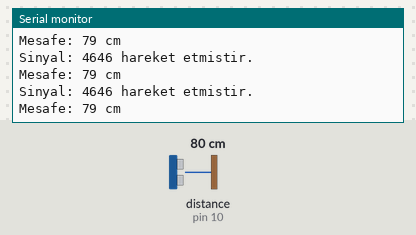
A sketch run on a simulated Arduino Uno, built with avr-gcc and run on an emulated ATmega328P. On the bench: the last lines printed to the serial monitor. Wiring (inferred from the names in the program): ultrasonic range finder: trigger pin 9; echo pin 10. Inputs (shaded band) come from the test bench; at power-on: distance to the obstacle (sensor on pin 10) 80 cm. The echo pulse lasts 58.3 µs per cm.

Above: at 1.3 s.
1.4 s: distance to the obstacle (sensor on pin 10) set to 2 cm
At 1.84 s:
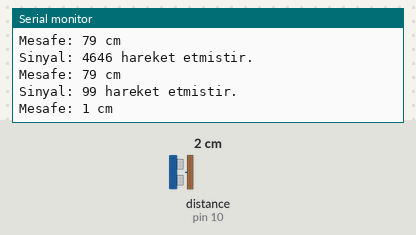
2.9 s: distance to the obstacle (sensor on pin 10) set to 4 cm
At 3.34 s:
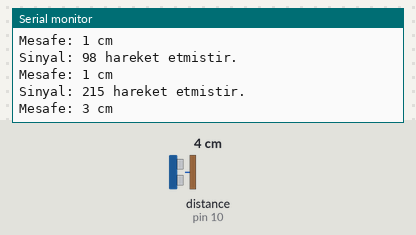
Timing chart, 0 to 5.9 s (numbered marks = the images above; inputs shaded):
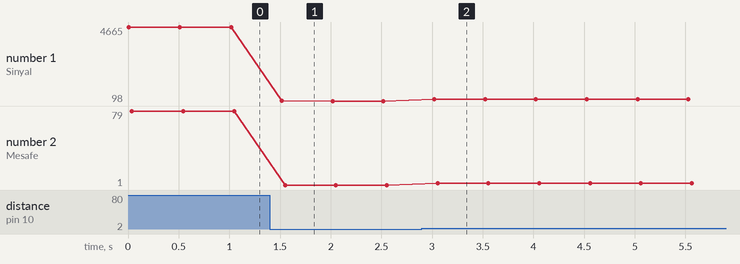

The sketch:

distanceMeter.ino
```cpp
int trigPin=9;
int echoPin=10;
long sure;
long uzaklik;

void setup()
{
  Serial.begin(9600);
  pinMode(trigPin,OUTPUT);
  pinMode(echoPin,INPUT);
}

void loop()
{
  digitalWrite(trigPin,LOW);
  delayMicroseconds(2);
  digitalWrite(trigPin,HIGH);
  delayMicroseconds(10);
  digitalWrite(trigPin,LOW);
  sure=pulseIn(echoPin,HIGH);
  uzaklik=sure/2*0.0343;

  Serial.print("Sinyal: ");
  Serial.print(sure);
  Serial.println(" hareket etmistir.");

  Serial.print("Mesafe: ");
  Serial.print(uzaklik);
  Serial.println(" cm");

  delay(500);
}
```

Measured:
- after the input at 1.4 s, the serial monitor: prints a new line after 0.12 s (image 1)
- after the input at 2.9 s, the serial monitor: prints a new line after 0.12 s (image 2)
- plotted number 1: 4646 → 98 after the input at 1.4 s, 98 → 215 after the input at 2.9 s
- plotted number 2: 79 → 1 after the input at 1.4 s, 1 → 3 after the input at 2.9 s
